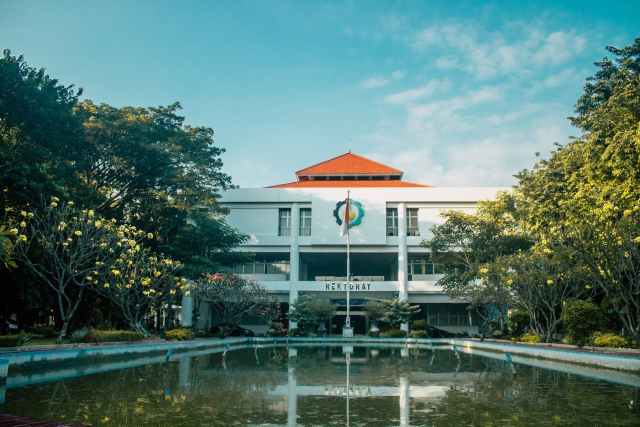
#> input picture TUGAS 2/assets/image.png, 1280 x 853 px (shown at 1/2 size)
$ python main.py
#> lines starting #> are read from the running program, lines starting #| are printed output that depends on the picture; after the words box and inside, x2 and y2 are one past the last pixel; in counts of white or black regions, pixels touching at a corner belong together
import math

import cv2
import numpy as np


def grayscale(img):
    tinggi, lebar, _ = img.shape
    gray = np.zeros((tinggi, lebar), dtype=np.uint8)

    for i in range(tinggi):
        for j in range(lebar):
            b, g, r = img[i, j]
            gray[i, j] = int(0.299 * r + 0.587 * g + 0.114 * b)

    return gray


def terapkan_lut(gray, lut):
    # lut = tabel hasil transformasi buat tiap nilai intensitas 0-255
    tinggi, lebar = gray.shape
    hasil = np.zeros((tinggi, lebar), dtype=np.uint8)

    for i in range(tinggi):
        for j in range(lebar):
            hasil[i, j] = lut[gray[i, j]]

    return hasil


def negatif(gray):
    # s = (L - 1) - r
    lut = [0] * 256
    for r in range(256):
        lut[r] = 255 - r

    return terapkan_lut(gray, lut)


def log_transform(gray):
    # s = c * log(1 + r), c dipilih biar hasil maks tetap 255
    c = 255 / math.log(1 + 255)
    lut = [0] * 256
    for r in range(256):
        lut[r] = int(c * math.log(1 + r))

    return terapkan_lut(gray, lut)


def gamma_transform(gray, gamma):
    # s = c * r^gamma, r dinormalisasi dulu ke 0-1
    lut = [0] * 256
    for r in range(256):
        lut[r] = int(255 * (r / 255) ** gamma)

    return terapkan_lut(gray, lut)


def histogram(gray):
    tinggi, lebar = gray.shape
    hist = [0] * 256

    for i in range(tinggi):
        for j in range(lebar):
            hist[gray[i, j]] += 1

    return hist


def ekualisasi(gray):
    # s_k = (L - 1) * jumlah p(r_j) dari j=0 sampai k
    tinggi, lebar = gray.shape
    total = tinggi * lebar
    hist = histogram(gray)

    lut = [0] * 256
    cdf = 0
    for k in range(256):
        cdf += hist[k]
        lut[k] = round(255 * cdf / total)

    return terapkan_lut(gray, lut)


def gambar_histogram(hist, lebar, tinggi):
    canvas = np.zeros((tinggi, lebar), dtype=np.uint8)
    maks = max(hist)

    for k in range(256):
        x = int(k * lebar / 256)
        h = int(hist[k] / maks * (tinggi - 50)) # sisain atas buat teks
        cv2.line(canvas, (x, tinggi - 1), (x, tinggi - 1 - h), 255, 1)

    return canvas


def main():
    img = cv2.imread("./assets/image.png")
#> img is the input picture: shape (853, 1280, 3); mean B, G, R 112.5, 119, 85.3

    if img is None:
        print("Image not loaded!")
        return

    # resize ke lebih kecil biar loop nya ga lama
    img = cv2.resize(img, (400, 266))
#> img: shape (266, 400, 3)

    gray = grayscale(img)
    neg = negatif(gray)
    log = log_transform(gray)
    gamma = gamma_transform(gray, 0.5) # gamma < 1 bikin lebih terang
#> after the loop in terapkan_lut (call 3), `for i in range(tinggi):`:
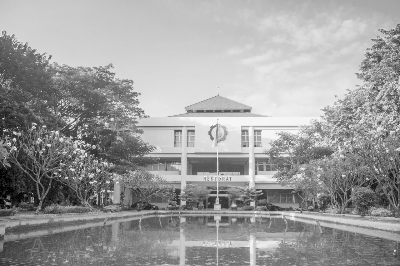
#> hasil: shape (266, 400); min 0, max 251, mean 156
    eq = ekualisasi(gray)
#> in ekualisasi, `hist = histogram(gray)`: hist = 256 values, max 940 at index 166, min 0 at index 247, mean 415.6
#> the loop in ekualisasi, `for k in range(256):` made 256 passes
#> cdf on passes 1 to 3: 183, 368, 506
#> after the loop in ekualisasi, `for k in range(256):`: cdf = 106400; lut = 256 values from 0 to 255
#> after the loop in terapkan_lut (call 4), `for i in range(tinggi):`:
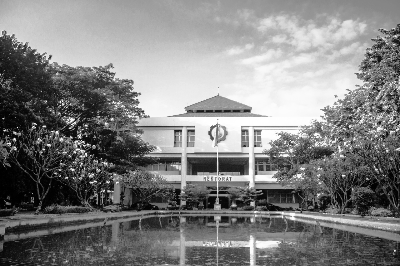
#> hasil: shape (266, 400); min 0, max 255, mean 128.2

    hist_gray = gambar_histogram(histogram(gray), 400, 266)
#> in gambar_histogram, `maks = max(hist)`: maks = 940
#> the loop in gambar_histogram, `for k in range(256):` made 256 passes
#> h on passes 1 to 3: 42, 42, 31
#> after the loop in gambar_histogram, `for k in range(256):`:
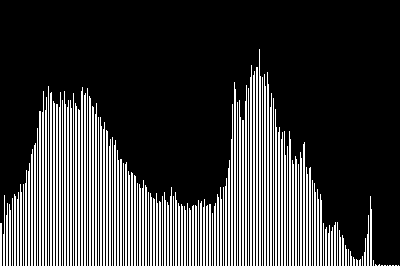
#> canvas: shape (266, 400); 23.1% white in thin lines or dots, all inside (x1, y1, x2, y2) = (0, 49, 399, 266)
    hist_eq = gambar_histogram(histogram(eq), 400, 266)
#> call 2 of gambar_histogram, with lebar = 400, tinggi = 266
#> the loop in gambar_histogram (call 2), `for k in range(256):` made 256 passes
#> h on passes 1 to 3: 42, 74, 121
#> after the loop in gambar_histogram (call 2), `for k in range(256):`:
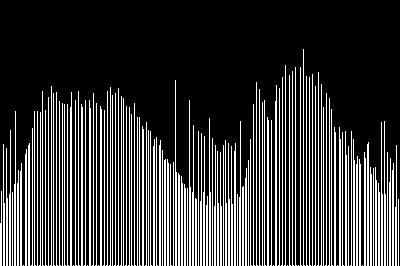
#> canvas: shape (266, 400); 23.1% white in thin lines or dots, all inside (x1, y1, x2, y2) = (0, 49, 399, 266)

    font = cv2.FONT_HERSHEY_SIMPLEX
#> font = 0
    position = (15, 30)
    color = 255

    # copy dulu biar teks nya ga ikut keitung di histogram/gambar lain
    gray_teks = gray.copy()
    cv2.putText(gray_teks, "Grayscale", position, font, 0.8, color, 2)
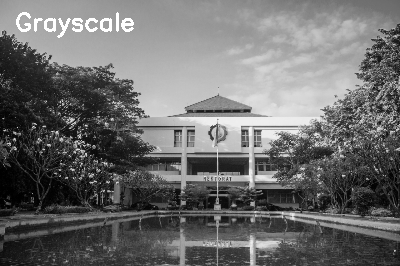
#> gray_teks: shape (266, 400); min 0, max 255, mean 108.3
    cv2.putText(neg, "Negatif", position, font, 0.8, color, 2)
    cv2.putText(log, "Log", position, font, 0.8, color, 2)
    cv2.putText(gamma, "Gamma 0.5", position, font, 0.8, color, 2)
    cv2.putText(eq, "Ekualisasi", position, font, 0.8, color, 2)
#> eq: shape (266, 400); 0.88% of pixels changed, all inside (x1, y1, x2, y2) = (17, 11, 135, 32)
    cv2.putText(hist_gray, "Histogram Grayscale", position, font, 0.8, color, 2)
#> hist_gray: shape (266, 400); 24.8% white in thin lines or dots
    cv2.putText(hist_eq, "Histogram Ekualisasi", position, font, 0.8, color, 2)
#> hist_eq: shape (266, 400); 24.9% white in thin lines or dots

    grid_transformasi = np.vstack((np.hstack((gray_teks, neg)), np.hstack((log, gamma))))
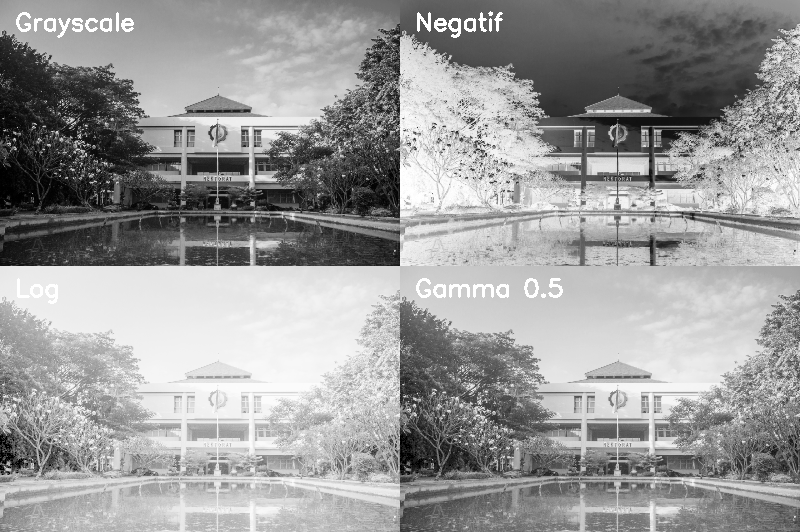
#> grid_transformasi: shape (532, 800); min 0, max 255, mean 154.2
    grid_ekualisasi = np.vstack((np.hstack((gray_teks, eq)), np.hstack((hist_gray, hist_eq))))
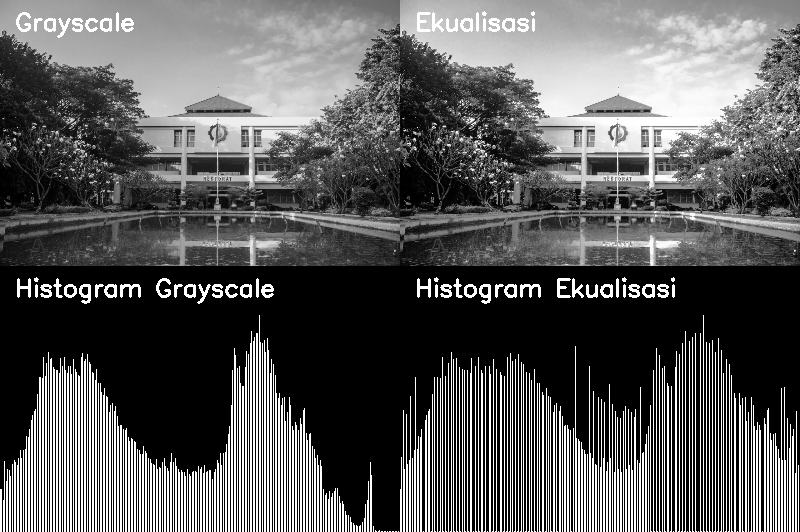
#> grid_ekualisasi: shape (532, 800); min 0, max 255, mean 91

    while True:
        cv2.imshow("Transformasi Intensitas", grid_transformasi)
        cv2.imshow("Ekualisasi Histogram", grid_ekualisasi)

        key = cv2.waitKey(0) & 0xFF
#> (key Esc is pressed here)

        if key == 32:  # Spasi
            cv2.imwrite("hasil_transformasi.png", grid_transformasi)
            cv2.imwrite("hasil_ekualisasi.png", grid_ekualisasi)
            print("ok")

        elif key == 27:  # Esc
            break
    cv2.destroyAllWindows()

main()
